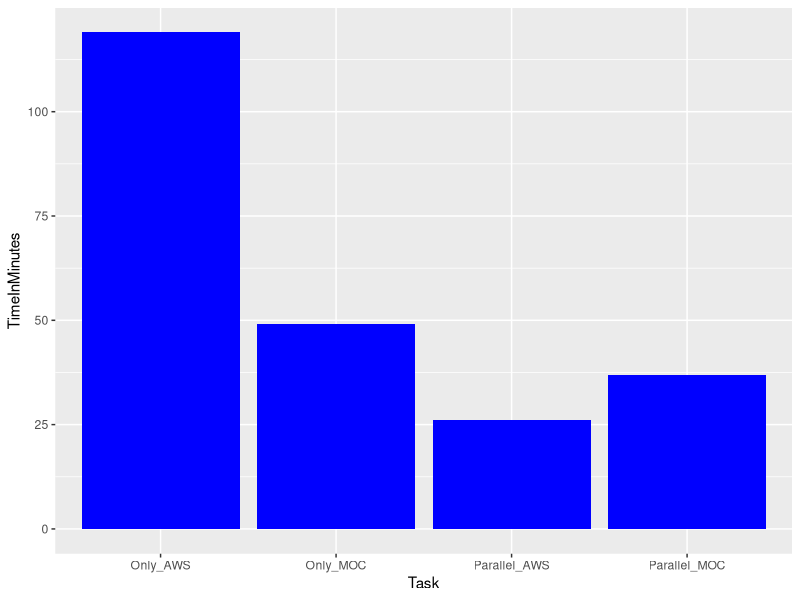

This figure's R source:
# Authors: Surekha Jadhwani
library(ggplot2)
data <- read.csv("results.csv", header = FALSE, sep = ",")
data
names(data) <- c("Task", "TimeInMinutes")
ggplot(data, aes(x = Task, y = TimeInMinutes)) + geom_bar(stat = "identity", fill = "blue")  
